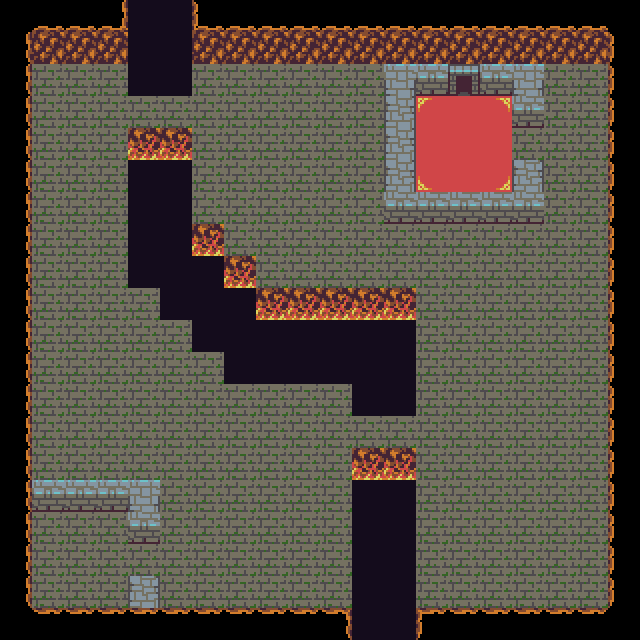

The image is a tile-based game level rendered from a .tmx file. Its description and source (layers, tilesets, objects; grid data summarised) follow:
An orthogonal 20x20 tile map with 32x32 px tiles, 5 tile layers (baseLayer, subGroundLayer, superGroundLayer, subCollisionLayer, ...), 2 tilesets and 61 objects (43x Larva, 8x Spikes, 5x Torch, 2x Stairs, Chest, ...).

<map version="1.0" orientation="orthogonal" renderorder="right-down" width="20" height="20" tilewidth="32" tileheight="32" nextobjectid="69">
 <tileset firstgid="1" name="tiny32" tilewidth="32" tileheight="32">
  <image source="../images/tiny32.png" width="512" height="512" />
 </tileset>
 <tileset firstgid="257" name="tiny32" tilewidth="32" tileheight="32">
  <image source="../images/tiny32.png" width="512" height="512" />
 </tileset>
 <layer name="baseLayer" width="20" height="20">
  <data>[400 cells, 273 non-empty, 6 distinct tile ids]</data>
 </layer>
 <layer name="subGroundLayer" width="20" height="20">
  <data>[400 cells, 0 non-empty, 0 distinct tile ids]</data>
 </layer>
 <layer name="superGroundLayer" width="20" height="20">
  <data>[400 cells, 0 non-empty, 0 distinct tile ids]</data>
 </layer>
 <layer name="subCollisionLayer" width="20" height="20">
  <data>[400 cells, 159 non-empty, 16 distinct tile ids]</data>
 </layer>
 <layer name="superCollisionLayer" width="20" height="20">
  <data>[400 cells, 0 non-empty, 0 distinct tile ids]</data>
 </layer>
 <objectgroup name="objectLayer">
  <object id="1" name="gemChest" type="Chest" gid="37" x="448" y="160" width="32" height="32">
   <properties>
    <property name="contents" value="Gem" />
    <property name="frame" value="36" />
   </properties>
  </object>
  <object id="3" name="menu" type="Stairs" gid="122" x="544" y="576" width="32" height="32">
   <properties>
    <property name="flipX" value="false" />
    <property name="frame" value="121" />
    <property name="targetState" value="MainMenu" />
   </properties>
  </object>
  <object id="7" name="exit" type="Stairs" gid="123" x="64" y="192" width="32" height="32">
   <properties>
    <property name="frame" value="122" />
    <property name="targetState" value="LevelExit" />
   </properties>
  </object>
  <object id="8" name="torch2" type="Torch" gid="207" x="-352" y="654" width="32" height="32">
   <properties>
    <property name="colour" value="yellow" />
    <property name="frame" value="206" />
   </properties>
  </object>
  <object id="10" name="player" type="Player" gid="132" x="512" y="544" width="32" height="32">
   <properties>
    <property name="direction" value="up" />
   </properties>
  </object>
  <object id="13" name="larva1" type="Larva" gid="88" x="128" y="96">
   <properties>
    <property name="frame" value="88" />
   </properties>
  </object>
  <object id="14" name="larva2" type="Larva" gid="88" x="160" y="96">
   <properties>
    <property name="frame" value="88" />
   </properties>
  </object>
  <object id="15" name="larva3" type="Larva" gid="88" x="128" y="64">
   <properties>
    <property name="frame" value="88" />
   </properties>
  </object>
  <object id="16" name="larva4" type="Larva" gid="88" x="160" y="64">
   <properties>
    <property name="frame" value="88" />
   </properties>
  </object>
  <object id="17" name="larva5" type="Larva" gid="88" x="128" y="192">
   <properties>
    <property name="frame" value="88" />
   </properties>
  </object>
  <object id="18" name="larva6" type="Larva" gid="88" x="160" y="192">
   <properties>
    <property name="frame" value="88" />
   </properties>
  </object>
  <object id="19" name="larva7" type="Larva" gid="88" x="128" y="224">
   <properties>
    <property name="frame" value="88" />
   </properties>
  </object>
  <object id="20" name="larva8" type="Larva" gid="88" x="160" y="224">
   <properties>
    <property name="frame" value="88" />
   </properties>
  </object>
  <object id="21" name="larva9" type="Larva" gid="88" x="128" y="256">
   <properties>
    <property name="frame" value="88" />
   </properties>
  </object>
  <object id="22" name="larva10" type="Larva" gid="88" x="160" y="256">
   <properties>
    <property name="frame" value="88" />
   </properties>
  </object>
  <object id="23" name="larva11" type="Larva" gid="88" x="128" y="288">
   <properties>
    <property name="frame" value="88" />
   </properties>
  </object>
  <object id="24" name="larva12" type="Larva" gid="88" x="160" y="288">
   <properties>
    <property name="frame" value="88" />
   </properties>
  </object>
  <object id="25" name="larva13" type="Larva" gid="88" x="192" y="288">
   <properties>
    <property name="frame" value="88" />
   </properties>
  </object>
  <object id="26" name="larva14" type="Larva" gid="88" x="160" y="320">
   <properties>
    <property name="frame" value="88" />
   </properties>
  </object>
  <object id="27" name="larva15" type="Larva" gid="88" x="192" y="320">
   <properties>
    <property name="frame" value="88" />
   </properties>
  </object>
  <object id="28" name="larva16" type="Larva" gid="88" x="224" y="320">
   <properties>
    <property name="frame" value="88" />
   </properties>
  </object>
  <object id="29" name="larva17" type="Larva" gid="88" x="192" y="352">
   <properties>
    <property name="frame" value="88" />
   </properties>
  </object>
  <object id="30" name="larva18" type="Larva" gid="88" x="224" y="352">
   <properties>
    <property name="frame" value="88" />
   </properties>
  </object>
  <object id="31" name="larva19" type="Larva" gid="88" x="256" y="352">
   <properties>
    <property name="frame" value="88" />
   </properties>
  </object>
  <object id="32" name="larva20" type="Larva" gid="88" x="288" y="352">
   <properties>
    <property name="frame" value="88" />
   </properties>
  </object>
  <object id="33" name="larva21" type="Larva" gid="88" x="320" y="352">
   <properties>
    <property name="frame" value="88" />
   </properties>
  </object>
  <object id="34" name="larva22" type="Larva" gid="88" x="352" y="352">
   <properties>
    <property name="frame" value="88" />
   </properties>
  </object>
  <object id="35" name="larva23" type="Larva" gid="88" x="384" y="352">
   <properties>
    <property name="frame" value="88" />
   </properties>
  </object>
  <object id="36" name="larva24" type="Larva" gid="88" x="224" y="384">
   <properties>
    <property name="frame" value="88" />
   </properties>
  </object>
  <object id="37" name="larva25" type="Larva" gid="88" x="256" y="384">
   <properties>
    <property name="frame" value="88" />
   </properties>
  </object>
  <object id="38" name="larva26" type="Larva" gid="88" x="288" y="384">
   <properties>
    <property name="frame" value="88" />
   </properties>
  </object>
  <object id="39" name="larva27" type="Larva" gid="88" x="320" y="384">
   <properties>
    <property name="frame" value="88" />
   </properties>
  </object>
  <object id="40" name="larva28" type="Larva" gid="88" x="352" y="384">
   <properties>
    <property name="frame" value="88" />
   </properties>
  </object>
  <object id="41" name="larva29" type="Larva" gid="88" x="384" y="384">
   <properties>
    <property name="frame" value="88" />
   </properties>
  </object>
  <object id="42" name="larva30" type="Larva" gid="88" x="352" y="416">
   <properties>
    <property name="frame" value="88" />
   </properties>
  </object>
  <object id="43" name="larva31" type="Larva" gid="88" x="384" y="416">
   <properties>
    <property name="frame" value="88" />
   </properties>
  </object>
  <object id="44" name="larva32" type="Larva" gid="88" x="352" y="640">
   <properties>
    <property name="frame" value="88" />
   </properties>
  </object>
  <object id="45" name="larva33" type="Larva" gid="88" x="384" y="640">
   <properties>
    <property name="frame" value="88" />
   </properties>
  </object>
  <object id="46" name="larva34" type="Larva" gid="88" x="352" y="512">
   <properties>
    <property name="frame" value="88" />
   </properties>
  </object>
  <object id="47" name="larva35" type="Larva" gid="88" x="384" y="512">
   <properties>
    <property name="frame" value="88" />
   </properties>
  </object>
  </objectgroup>
</map>
<!-- 21 of 61 objects omitted -->
